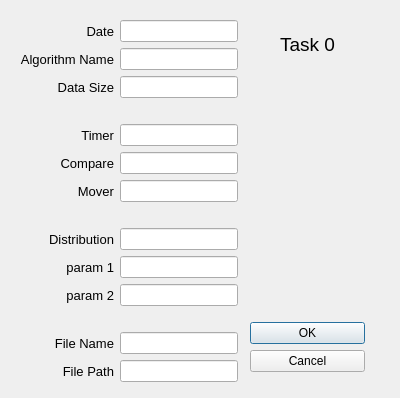
<?xml version="1.0" encoding="UTF-8"?>
<ui version="4.0">
 <class>ReportWindow</class>
 <widget class="QDialog" name="ReportWindow">
  <property name="geometry">
   <rect>
    <x>0</x>
    <y>0</y>
    <width>400</width>
    <height>398</height>
   </rect>
  </property>
  <property name="windowTitle">
   <string>Dialog</string>
  </property>
  <widget class="QWidget" name="">
   <property name="geometry">
    <rect>
     <x>20</x>
     <y>20</y>
     <width>351</width>
     <height>362</height>
    </rect>
   </property>
   <layout class="QHBoxLayout" name="report_layout">
    <item>
     <layout class="QGridLayout" name="report_left_layout">
      <item row="0" column="0">
       <widget class="QLabel" name="date_title">
        <property name="font">
         <font>
          <pointsize>10</pointsize>
         </font>
        </property>
        <property name="text">
         <string>Date</string>
        </property>
        <property name="alignment">
         <set>Qt::AlignRight|Qt::AlignTrailing|Qt::AlignVCenter</set>
        </property>
       </widget>
      </item>
      <item row="0" column="1">
       <widget class="QLineEdit" name="date_input">
        <property name="readOnly">
         <bool>true</bool>
        </property>
       </widget>
      </item>
      <item row="1" column="0">
       <widget class="QLabel" name="algorithm_name_title">
        <property name="font">
         <font>
          <pointsize>10</pointsize>
         </font>
        </property>
        <property name="text">
         <string>Algorithm Name</string>
        </property>
        <property name="alignment">
         <set>Qt::AlignRight|Qt::AlignTrailing|Qt::AlignVCenter</set>
        </property>
       </widget>
      </item>
      <item row="1" column="1">
       <widget class="QLineEdit" name="algorithm_name_input">
        <property name="readOnly">
         <bool>true</bool>
        </property>
       </widget>
      </item>
      <item row="2" column="0">
       <widget class="QLabel" name="data_size_title">
        <property name="font">
         <font>
          <pointsize>10</pointsize>
         </font>
        </property>
        <property name="text">
         <string>Data Size</string>
        </property>
        <property name="alignment">
         <set>Qt::AlignRight|Qt::AlignTrailing|Qt::AlignVCenter</set>
        </property>
       </widget>
      </item>
      <item row="2" column="1">
       <widget class="QLineEdit" name="date_size_input">
        <property name="readOnly">
         <bool>true</bool>
        </property>
       </widget>
      </item>
      <item row="3" column="0" colspan="2">
       <spacer name="horizontalSpacer">
        <property name="orientation">
         <enum>Qt::Horizontal</enum>
        </property>
        <property name="sizeHint" stdset="0">
         <size>
          <width>218</width>
          <height>20</height>
         </size>
        </property>
       </spacer>
      </item>
      <item row="4" column="0">
       <widget class="QLabel" name="timer_title">
        <property name="font">
         <font>
          <pointsize>10</pointsize>
         </font>
        </property>
        <property name="text">
         <string>Timer</string>
        </property>
        <property name="alignment">
         <set>Qt::AlignRight|Qt::AlignTrailing|Qt::AlignVCenter</set>
        </property>
       </widget>
      </item>
      <item row="4" column="1">
       <widget class="QLineEdit" name="timer_input">
        <property name="readOnly">
         <bool>true</bool>
        </property>
       </widget>
      </item>
      <item row="5" column="0">
       <widget class="QLabel" name="compare_title">
        <property name="font">
         <font>
          <pointsize>10</pointsize>
         </font>
        </property>
        <property name="text">
         <string>Compare</string>
        </property>
        <property name="alignment">
         <set>Qt::AlignRight|Qt::AlignTrailing|Qt::AlignVCenter</set>
        </property>
       </widget>
      </item>
      <item row="5" column="1">
       <widget class="QLineEdit" name="compare_input">
        <property name="readOnly">
         <bool>true</bool>
        </property>
       </widget>
      </item>
      <item row="6" column="0">
       <widget class="QLabel" name="mover_title">
        <property name="font">
         <font>
          <pointsize>10</pointsize>
         </font>
        </property>
        <property name="text">
         <string>Mover</string>
        </property>
        <property name="alignment">
         <set>Qt::AlignRight|Qt::AlignTrailing|Qt::AlignVCenter</set>
        </property>
       </widget>
      </item>
      <item row="6" column="1">
       <widget class="QLineEdit" name="mover_input">
        <property name="readOnly">
         <bool>true</bool>
        </property>
       </widget>
      </item>
      <item row="7" column="0" colspan="2">
       <spacer name="horizontalSpacer_2">
        <property name="orientation">
         <enum>Qt::Horizontal</enum>
        </property>
        <property name="sizeHint" stdset="0">
         <size>
          <width>218</width>
          <height>20</height>
         </size>
        </property>
       </spacer>
      </item>
      <item row="8" column="0">
       <widget class="QLabel" name="dIstribution_name">
        <property name="font">
         <font>
          <pointsize>10</pointsize>
         </font>
        </property>
        <property name="text">
         <string>Distribution</string>
        </property>
        <property name="alignment">
         <set>Qt::AlignRight|Qt::AlignTrailing|Qt::AlignVCenter</set>
        </property>
       </widget>
      </item>
      <item row="8" column="1">
       <widget class="QLineEdit" name="distribution_input">
        <property name="readOnly">
         <bool>true</bool>
        </property>
       </widget>
      </item>
      <item row="9" column="0">
       <widget class="QLabel" name="param1_title">
        <property name="font">
         <font>
          <pointsize>10</pointsize>
         </font>
        </property>
        <property name="text">
         <string>param 1</string>
        </property>
        <property name="alignment">
         <set>Qt::AlignRight|Qt::AlignTrailing|Qt::AlignVCenter</set>
        </property>
       </widget>
      </item>
      <item row="9" column="1">
       <widget class="QLineEdit" name="param1_input">
        <property name="readOnly">
         <bool>true</bool>
        </property>
       </widget>
      </item>
      <item row="10" column="0">
       <widget class="QLabel" name="param2_title">
        <property name="font">
         <font>
          <pointsize>10</pointsize>
         </font>
        </property>
        <property name="text">
         <string>param 2</string>
        </property>
        <property name="alignment">
         <set>Qt::AlignRight|Qt::AlignTrailing|Qt::AlignVCenter</set>
        </property>
       </widget>
      </item>
      <item row="10" column="1">
       <widget class="QLineEdit" name="param2_input">
        <property name="readOnly">
         <bool>true</bool>
        </property>
       </widget>
      </item>
      <item row="11" column="0" colspan="2">
       <spacer name="horizontalSpacer_3">
        <property name="orientation">
         <enum>Qt::Horizontal</enum>
        </property>
        <property name="sizeHint" stdset="0">
         <size>
          <width>218</width>
          <height>20</height>
         </size>
        </property>
       </spacer>
      </item>
      <item row="12" column="0">
       <widget class="QLabel" name="file_name_title">
        <property name="font">
         <font>
          <pointsize>10</pointsize>
         </font>
        </property>
        <property name="text">
         <string>File Name</string>
        </property>
        <property name="alignment">
         <set>Qt::AlignRight|Qt::AlignTrailing|Qt::AlignVCenter</set>
        </property>
       </widget>
      </item>
      <item row="12" column="1">
       <widget class="QLineEdit" name="file_name_input">
        <property name="readOnly">
         <bool>true</bool>
        </property>
       </widget>
      </item>
      <item row="13" column="0">
       <widget class="QLabel" name="file_path_title">
        <property name="font">
         <font>
          <pointsize>10</pointsize>
         </font>
        </property>
        <property name="text">
         <string>File Path</string>
        </property>
        <property name="alignment">
         <set>Qt::AlignRight|Qt::AlignTrailing|Qt::AlignVCenter</set>
        </property>
       </widget>
      </item>
      <item row="13" column="1">
       <widget class="QLineEdit" name="file_path_input">
        <property name="readOnly">
         <bool>true</bool>
        </property>
       </widget>
      </item>
     </layout>
    </item>
    <item>
     <layout class="QVBoxLayout" name="report_right_layout" stretch="5,10,0">
      <property name="leftMargin">
       <number>6</number>
      </property>
      <property name="rightMargin">
       <number>6</number>
      </property>
      <property name="bottomMargin">
       <number>10</number>
      </property>
      <item>
       <widget class="QLabel" name="label">
        <property name="font">
         <font>
          <pointsize>14</pointsize>
         </font>
        </property>
        <property name="text">
         <string>Task 0</string>
        </property>
        <property name="alignment">
         <set>Qt::AlignCenter</set>
        </property>
       </widget>
      </item>
      <item>
       <spacer name="horizontalSpacer_4">
        <property name="orientation">
         <enum>Qt::Horizontal</enum>
        </property>
        <property name="sizeHint" stdset="0">
         <size>
          <width>40</width>
          <height>248</height>
         </size>
        </property>
       </spacer>
      </item>
      <item>
       <widget class="QDialogButtonBox" name="buttonBox">
        <property name="sizePolicy">
         <sizepolicy hsizetype="Minimum" vsizetype="Expanding">
          <horstretch>0</horstretch>
          <verstretch>0</verstretch>
         </sizepolicy>
        </property>
        <property name="orientation">
         <enum>Qt::Vertical</enum>
        </property>
        <property name="standardButtons">
         <set>QDialogButtonBox::Cancel|QDialogButtonBox::Ok</set>
        </property>
       </widget>
      </item>
     </layout>
    </item>
   </layout>
  </widget>
 </widget>
 <resources/>
 <connections/>
</ui>
